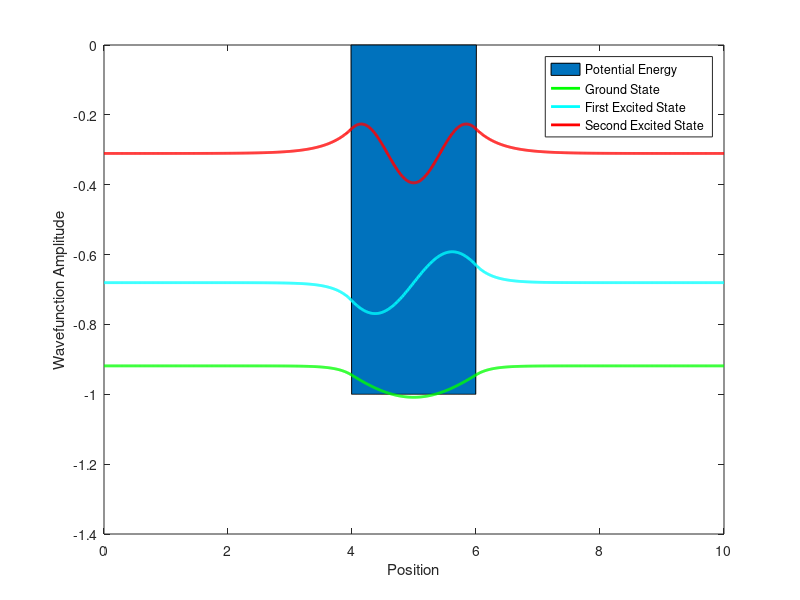

MATLAB code to generate this figure:
%% Prepare Workspace

clc
clf
clear all

%% Assign Constants

hbar = 1;
mass = 10;
step_size = 0.01;
number_of_data_points = 1000;

%% Assign Simulation Parameters

periodic_boundary_conditions = true;

%% Select Potential Energy

finite_square_well = true;
finite_square_barrier = false;
coulomb_potential = false;
step_potential = false;

%% Calculate Kinetic Energy Matrix

kinetic = zeros(number_of_data_points);

for i = 1:number_of_data_points
    kinetic(i,i) = 2;
    if i > 1
        kinetic(i, i-1) = -1;
        kinetic(i-1, i) = -1;
    end
end

if periodic_boundary_conditions
    kinetic(number_of_data_points,1) = -1;
    kinetic(1,number_of_data_points) = -1;
end

kinetic_multiplier = hbar^2/(2*mass*step_size^2);
kinetic = kinetic*kinetic_multiplier;

%% Calculate Potential Energy Matrix

potential = zeros(number_of_data_points);

if finite_square_well
    for i = 0.4*number_of_data_points:0.6*number_of_data_points
        potential(i,i) = -1 + potential(i,i);
    end
end

if finite_square_barrier
    for i = 0.4*number_of_data_points:0.6*number_of_data_points
        potential(i,i) = 1 + potential(i,i);
    end
end

if coulomb_potential
    for i = 1:number_of_data_points
        potential(i,i) = -0.5/(i*step_size) + potential(i,i);
        if potential(i,i) < -0.5
            potential(i,i) = -0.5;
        end
    end
end

if step_potential
    for i = 0.5*number_of_data_points:number_of_data_points
        potential(i,i) = 1 + potential(i,i);
    end
end

%% Calculate Hamiltonian and Eigenvectors

hamiltonian = kinetic + potential;
[eigenvectors, eigenvalues] = eig(hamiltonian);

%% Plot Eigenvectors

xs = linspace(0,step_size*number_of_data_points,number_of_data_points);

vs = zeros(number_of_data_points,1);
for i = 1:number_of_data_points
    vs(i,1) = potential(i,i);
end

ground_state_wavefunction = eigenvectors(:,1) + eigenvalues(1,1)*ones(number_of_data_points,1);
first_excited_state = eigenvectors(:,2) + eigenvalues(2,2)*ones(number_of_data_points,1);
second_excited_state = eigenvectors(:,3) + eigenvalues(3,3)*ones(number_of_data_points,1);

area(xs, vs)
hold on
plot(xs, ground_state_wavefunction, 'g', 'LineWidth', 2)
hold on
plot(xs, first_excited_state, 'c', 'LineWidth', 2)
hold on
plot(xs, second_excited_state, 'r', 'LineWidth', 2)
legend('Potential Energy', 'Ground State', 'First Excited State', 'Second Excited State')
xlabel('Position')
ylabel('Wavefunction Amplitude')
